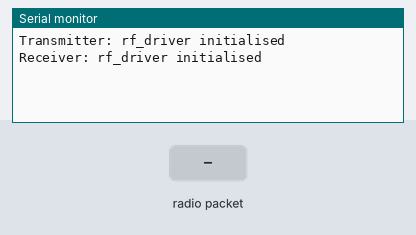
The program below on a simulated ESP32. Shown: the last lines printed to the serial monitor. The inputs (shaded band) are chosen by the test bench. No radio packets arrive unless stated.

Above: at 5.2 s.
5.3 s: radio packet "1" arrives
At 10.1 s:
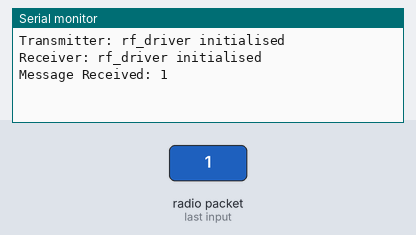
10.5 s: radio packet "0" arrives
14.2 s: radio packet "2" arrives
At 14.2 s:
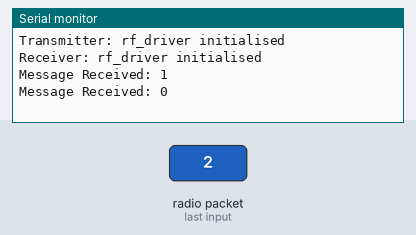

Measured:
- after the input at 5.3 s, the serial monitor: prints a new line after 3.8 s (image 1)

The program:

main.cpp
```cpp
#include <Arduino.h>
#include "Transmitter.h"
#include "Receiver.h"

Transmitter transmitter;
Receiver receiver;

void setup() {
    // Initialization code
    Serial.begin(115200);
    delay(4000);
    // Initialize the transmitter and receiver
    transmitter.initialize();
    receiver.initialize();
}

void loop() {
    // Transmitter code
    const char *msg = "Location:X=10.0,Y=no";
    transmitter.sendMessage(msg);
    delay(5000);

    // Receiver code
    uint8_t buf[20] = {0};
    uint8_t buflen = sizeof(buf);
    if (receiver.receiveMessage(buf, &buflen)) {
        Serial.print("Message Received: ");
        Serial.println((char *)buf);
    }
}
```
